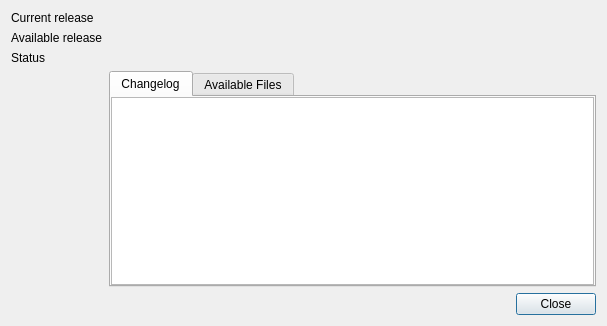
<?xml version="1.0" encoding="UTF-8"?>
<ui version="4.0">
 <class>FormUpdate</class>
 <widget class="QDialog" name="FormUpdate">
  <property name="windowModality">
   <enum>Qt::ApplicationModal</enum>
  </property>
  <property name="geometry">
   <rect>
    <x>0</x>
    <y>0</y>
    <width>607</width>
    <height>326</height>
   </rect>
  </property>
  <property name="windowTitle">
   <string>Check for updates</string>
  </property>
  <layout class="QVBoxLayout" name="verticalLayout">
   <item>
    <layout class="QGridLayout" name="gridLayout">
     <item row="0" column="0">
      <widget class="QLabel" name="label">
       <property name="text">
        <string>Current release</string>
       </property>
      </widget>
     </item>
     <item row="0" column="1">
      <widget class="QLabel" name="m_lblCurrentRelease">
       <property name="text">
        <string/>
       </property>
      </widget>
     </item>
     <item row="1" column="0">
      <widget class="QLabel" name="label_3">
       <property name="text">
        <string>Available release</string>
       </property>
      </widget>
     </item>
     <item row="1" column="1">
      <widget class="QLabel" name="m_lblAvailableRelease">
       <property name="text">
        <string/>
       </property>
      </widget>
     </item>
     <item row="2" column="0">
      <widget class="QLabel" name="label_2">
       <property name="text">
        <string>Status</string>
       </property>
       <property name="buddy">
        <cstring>m_lblStatus</cstring>
       </property>
      </widget>
     </item>
     <item row="2" column="1">
      <widget class="LabelWithStatus" name="m_lblStatus" native="true">
       <property name="layoutDirection">
        <enum>Qt::RightToLeft</enum>
       </property>
      </widget>
     </item>
     <item row="3" column="1">
      <widget class="QTabWidget" name="m_tabInfo">
       <property name="currentIndex">
        <number>0</number>
       </property>
       <widget class="QWidget" name="tabChanges">
        <attribute name="title">
         <string>Changelog</string>
        </attribute>
        <layout class="QVBoxLayout" name="verticalLayout_2">
         <property name="leftMargin">
          <number>0</number>
         </property>
         <property name="topMargin">
          <number>0</number>
         </property>
         <property name="rightMargin">
          <number>0</number>
         </property>
         <property name="bottomMargin">
          <number>0</number>
         </property>
         <item>
          <widget class="QTextEdit" name="m_txtChanges">
           <property name="sizePolicy">
            <sizepolicy hsizetype="Expanding" vsizetype="Expanding">
             <horstretch>0</horstretch>
             <verstretch>1</verstretch>
            </sizepolicy>
           </property>
           <property name="font">
            <font>
             <family>DejaVu Sans Mono</family>
            </font>
           </property>
           <property name="undoRedoEnabled">
            <bool>false</bool>
           </property>
           <property name="lineWrapMode">
            <enum>QTextEdit::WidgetWidth</enum>
           </property>
           <property name="readOnly">
            <bool>true</bool>
           </property>
           <property name="html">
            <string notr="true">&lt;!DOCTYPE HTML PUBLIC &quot;-//W3C//DTD HTML 4.0//EN&quot; &quot;http://www.w3.org/TR/REC-html40/strict.dtd&quot;&gt;
&lt;html&gt;&lt;head&gt;&lt;meta name=&quot;qrichtext&quot; content=&quot;1&quot; /&gt;&lt;style type=&quot;text/css&quot;&gt;
p, li { white-space: pre-wrap; }
&lt;/style&gt;&lt;/head&gt;&lt;body style=&quot; font-family:'DejaVu Sans Mono'; font-size:8.25pt; font-weight:400; font-style:normal;&quot;&gt;
&lt;p style=&quot;-qt-paragraph-type:empty; margin-top:0px; margin-bottom:0px; margin-left:0px; margin-right:0px; -qt-block-indent:0; text-indent:0px; font-family:'MS Shell Dlg 2'; font-size:8pt;&quot;&gt;&lt;br /&gt;&lt;/p&gt;&lt;/body&gt;&lt;/html&gt;</string>
           </property>
           <property name="textInteractionFlags">
            <set>Qt::LinksAccessibleByMouse|Qt::TextSelectableByMouse</set>
           </property>
          </widget>
         </item>
        </layout>
       </widget>
       <widget class="QWidget" name="tabFiles">
        <attribute name="title">
         <string>Available Files</string>
        </attribute>
        <layout class="QVBoxLayout" name="verticalLayout_3">
         <property name="leftMargin">
          <number>0</number>
         </property>
         <property name="topMargin">
          <number>0</number>
         </property>
         <property name="rightMargin">
          <number>0</number>
         </property>
         <property name="bottomMargin">
          <number>0</number>
         </property>
         <item>
          <widget class="QListWidget" name="m_listFiles"/>
         </item>
        </layout>
       </widget>
      </widget>
     </item>
    </layout>
   </item>
   <item>
    <widget class="QDialogButtonBox" name="m_buttonBox">
     <property name="orientation">
      <enum>Qt::Horizontal</enum>
     </property>
     <property name="standardButtons">
      <set>QDialogButtonBox::Close</set>
     </property>
    </widget>
   </item>
  </layout>
 </widget>
 <customwidgets>
  <customwidget>
   <class>LabelWithStatus</class>
   <extends>QWidget</extends>
   <header>labelwithstatus.h</header>
   <container>1</container>
  </customwidget>
 </customwidgets>
 <resources/>
 <connections>
  <connection>
   <sender>m_buttonBox</sender>
   <signal>accepted()</signal>
   <receiver>FormUpdate</receiver>
   <slot>accept()</slot>
   <hints>
    <hint type="sourcelabel">
     <x>248</x>
     <y>254</y>
    </hint>
    <hint type="destinationlabel">
     <x>157</x>
     <y>274</y>
    </hint>
   </hints>
  </connection>
  <connection>
   <sender>m_buttonBox</sender>
   <signal>rejected()</signal>
   <receiver>FormUpdate</receiver>
   <slot>reject()</slot>
   <hints>
    <hint type="sourcelabel">
     <x>316</x>
     <y>260</y>
    </hint>
    <hint type="destinationlabel">
     <x>286</x>
     <y>274</y>
    </hint>
   </hints>
  </connection>
 </connections>
</ui>
